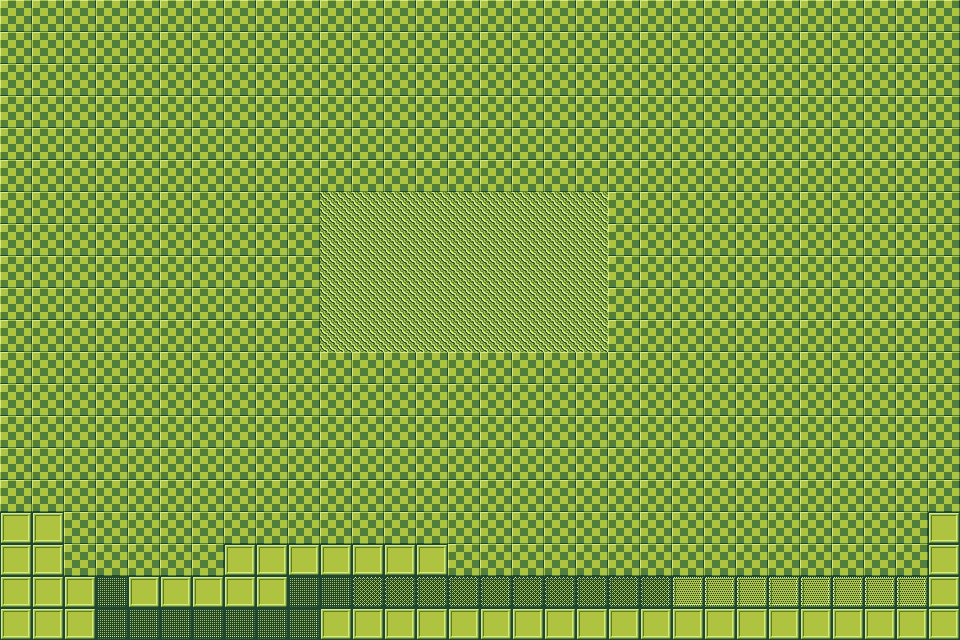

Rendered tile map (Tiled .tmx) drawn with the repository's tilesets; below, a short description and the full map source, tile grids included:
An orthogonal 30x20 tile map with 32x32 px tiles, 2 tile layers (Warstwa Kafelków 1, Warstwa Kafelków 2).

<map version="1.10" tiledversion="1.11.2" orientation="orthogonal" renderorder="right-down" width="30" height="20" tilewidth="32" tileheight="32" infinite="0" nextlayerid="3" nextobjectid="1">
 <tileset firstgid="1" name="testTiles" tilewidth="32" tileheight="32" tilecount="208" columns="8">
  <image source="fantasy-tileset.png" width="256" height="832" />
 </tileset>
 <layer id="1" name="Warstwa Kafelków 1" width="30" height="20">
  <data encoding="csv">
0,0,0,0,0,0,0,0,0,0,0,0,0,0,0,0,0,0,0,0,0,0,0,0,0,0,0,0,0,0,
0,0,0,0,0,0,0,0,0,0,0,0,0,0,0,0,0,0,0,0,0,0,0,0,0,0,0,0,0,0,
0,0,0,0,0,0,0,0,0,0,0,0,0,0,0,0,0,0,0,0,0,0,0,0,0,0,0,0,0,0,
0,0,0,0,0,0,0,0,0,0,0,0,0,0,0,0,0,0,0,0,0,0,0,0,0,0,0,0,0,0,
0,0,0,0,0,0,0,0,0,0,0,0,0,0,0,0,0,0,0,0,0,0,0,0,0,0,0,0,0,0,
0,0,0,0,0,0,0,0,0,0,30,30,30,30,30,30,30,30,0,0,0,0,0,0,0,0,0,0,0,0,
0,0,0,0,0,0,0,0,0,0,30,30,30,30,30,30,30,30,0,0,0,0,0,0,0,0,0,0,0,0,
0,0,0,0,0,0,0,0,0,0,30,30,30,30,30,30,30,30,0,0,0,0,0,0,0,0,0,0,0,0,
0,0,0,0,0,0,0,0,0,0,30,30,30,30,30,30,30,30,0,0,0,0,0,0,0,0,0,0,0,0,
0,0,0,0,0,0,0,0,0,0,30,30,30,30,30,30,30,30,0,0,0,0,0,0,0,0,0,0,0,0,
0,0,0,0,0,0,0,0,0,0,30,30,30,30,30,30,30,30,0,0,0,0,0,0,0,0,0,0,0,0,
0,0,0,0,0,0,0,0,0,0,30,30,30,30,30,30,30,30,0,0,0,0,0,0,0,0,0,0,0,0,
0,0,0,0,0,0,0,0,0,0,30,30,30,30,30,30,30,30,29,29,29,29,29,0,0,0,0,0,0,0,
0,0,0,0,0,0,0,0,0,0,0,0,0,0,0,0,0,0,29,29,29,29,29,0,0,0,0,0,0,0,
0,0,0,0,0,0,0,0,0,0,0,0,0,0,29,29,29,29,29,29,29,29,29,0,0,0,0,0,0,0,
0,0,0,0,0,0,0,0,0,0,0,0,0,0,29,29,29,29,29,29,29,29,29,0,0,0,0,0,0,0,
9,9,9,9,9,9,9,9,9,9,9,9,9,9,29,29,29,29,29,29,29,29,29,0,0,0,0,9,9,9,
9,9,9,9,9,9,9,9,9,9,9,9,9,9,29,29,29,29,29,29,29,29,29,9,9,9,9,9,9,9,
9,9,9,9,9,9,9,9,9,9,9,9,9,9,9,9,9,9,9,9,9,9,9,9,9,9,9,9,9,9,
9,9,9,9,9,9,9,9,9,9,9,9,9,9,9,9,9,9,9,9,9,9,9,9,9,9,9,9,9,9
</data>
 </layer>
 <layer id="2" name="Warstwa Kafelków 2" width="30" height="20" locked="1">
  <data encoding="csv">
29,29,29,29,29,29,29,29,29,29,29,29,29,29,29,29,29,29,29,29,29,29,29,29,29,29,29,29,29,29,
29,29,29,29,29,29,29,29,29,29,29,29,29,29,29,29,29,29,29,29,29,29,29,29,29,29,29,29,29,29,
29,29,29,29,29,29,29,29,29,29,29,29,29,29,29,29,29,29,29,29,29,29,29,29,29,29,29,29,29,29,
29,29,29,29,29,29,29,29,29,29,29,29,29,29,29,29,29,29,29,29,29,29,29,29,29,29,29,29,29,29,
29,29,29,29,29,29,29,29,29,29,29,29,29,29,29,29,29,29,29,29,29,29,29,29,29,29,29,29,29,29,
29,29,29,29,29,29,29,29,29,29,29,29,29,29,29,29,29,29,29,29,29,29,29,29,29,29,29,29,29,29,
29,29,29,29,29,29,29,29,29,29,30,30,30,30,30,30,30,30,30,29,29,29,29,29,29,29,29,29,29,29,
29,29,29,29,29,29,29,29,29,29,30,30,30,30,30,30,30,30,30,29,29,29,29,29,29,29,29,29,29,29,
29,29,29,29,29,29,29,29,29,29,30,30,30,30,30,30,30,30,30,29,29,29,29,29,29,29,29,29,29,29,
29,29,29,29,29,29,29,29,29,29,30,30,30,30,30,30,30,30,30,29,29,29,29,29,29,29,29,29,29,29,
29,29,29,29,29,29,29,29,29,29,30,30,30,30,30,30,30,30,30,29,29,29,29,29,29,29,29,29,29,29,
29,29,29,29,29,29,29,29,29,29,29,29,29,29,29,29,29,29,29,29,29,29,29,29,29,29,29,29,29,29,
29,29,29,29,29,29,29,29,29,29,29,29,29,29,29,29,29,29,29,29,29,29,29,29,29,29,29,29,29,29,
29,29,29,29,29,29,29,29,29,29,29,29,29,29,29,29,29,29,29,29,29,29,29,29,29,29,29,29,29,29,
29,29,29,29,29,29,29,29,29,29,29,29,29,29,29,29,29,29,29,29,29,29,29,29,29,29,29,29,29,29,
29,29,29,29,29,29,29,29,29,29,29,29,29,29,29,29,29,29,29,29,29,29,29,29,29,29,29,29,29,29,
0,0,29,29,29,29,29,29,29,29,29,29,29,29,29,29,29,29,29,29,29,0,0,29,29,29,29,29,29,0,
0,0,29,29,29,29,29,0,0,0,0,0,0,0,0,0,0,0,0,0,0,0,0,29,29,29,29,29,29,0,
0,0,0,7,0,0,0,0,0,7,7,5,5,5,5,5,5,5,5,5,5,1,1,1,1,1,1,1,1,0,
0,0,0,7,7,7,7,7,7,7,0,0,0,0,0,0,0,0,0,0,0,0,0,0,0,0,0,0,0,0
</data>
 </layer>
</map>
